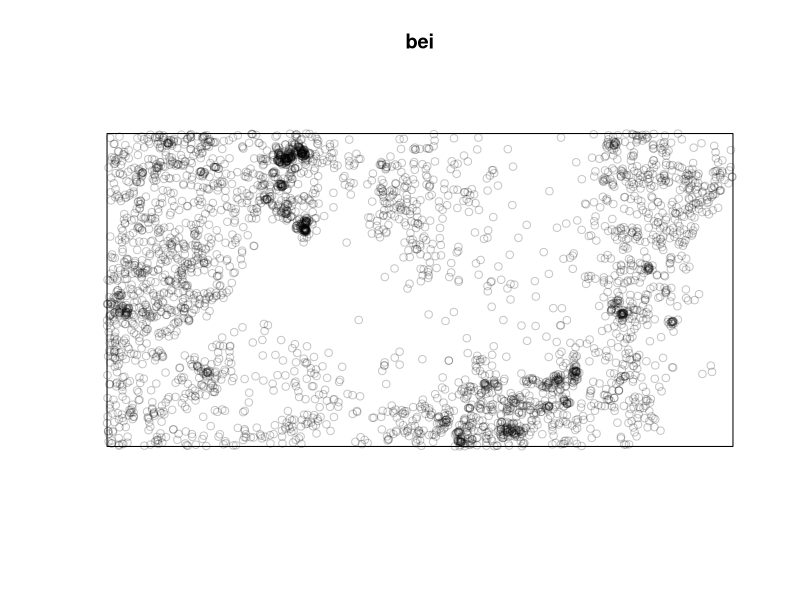
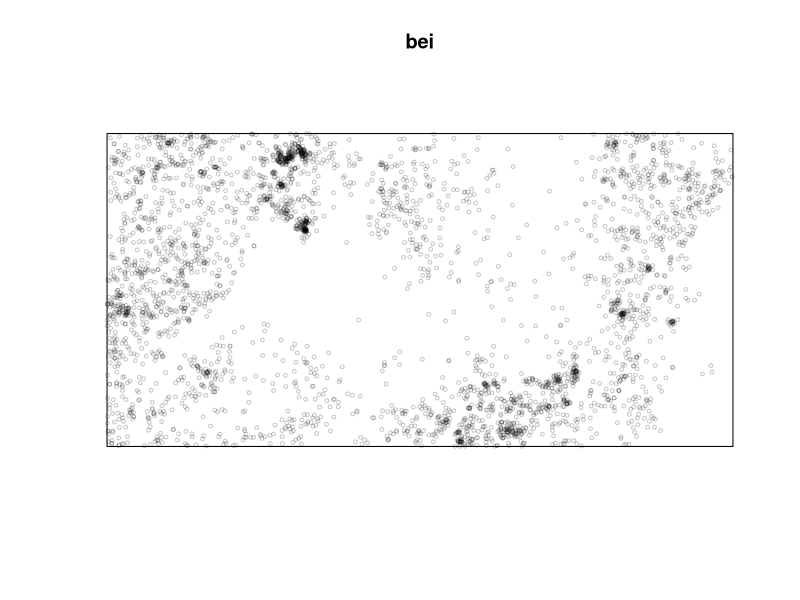
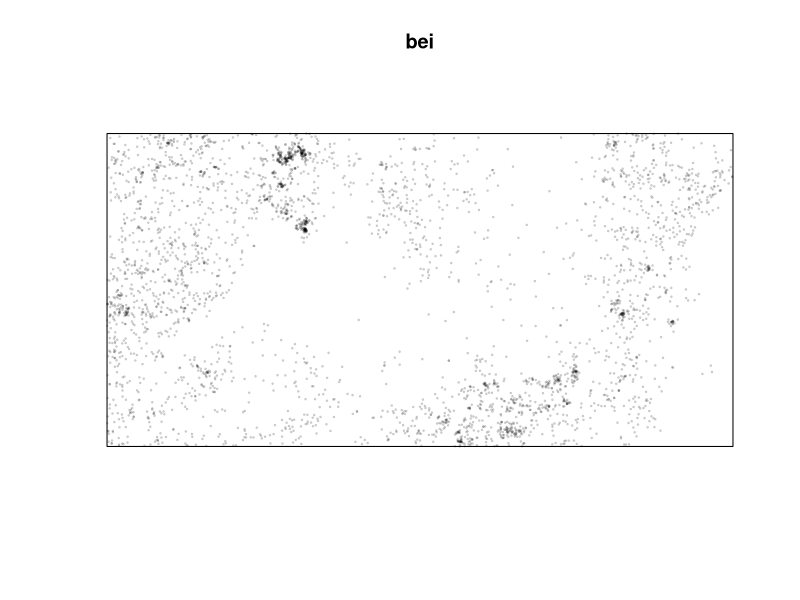
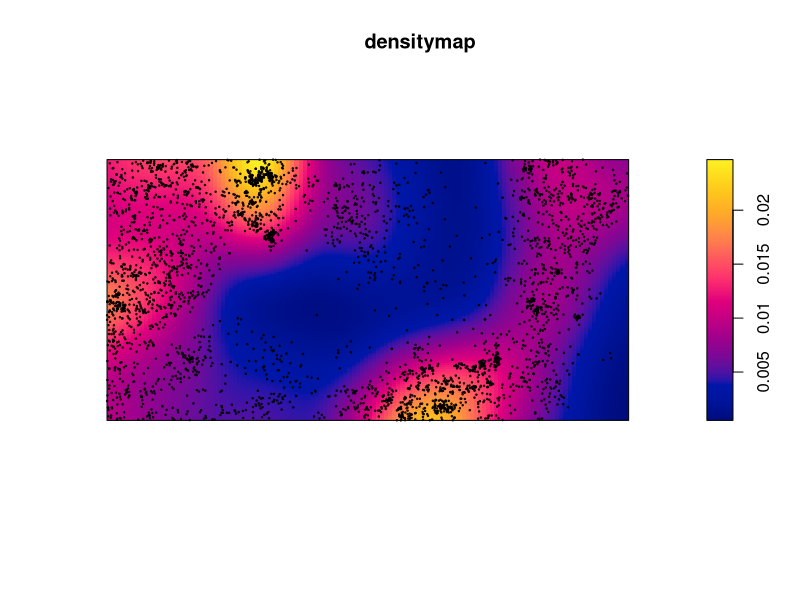
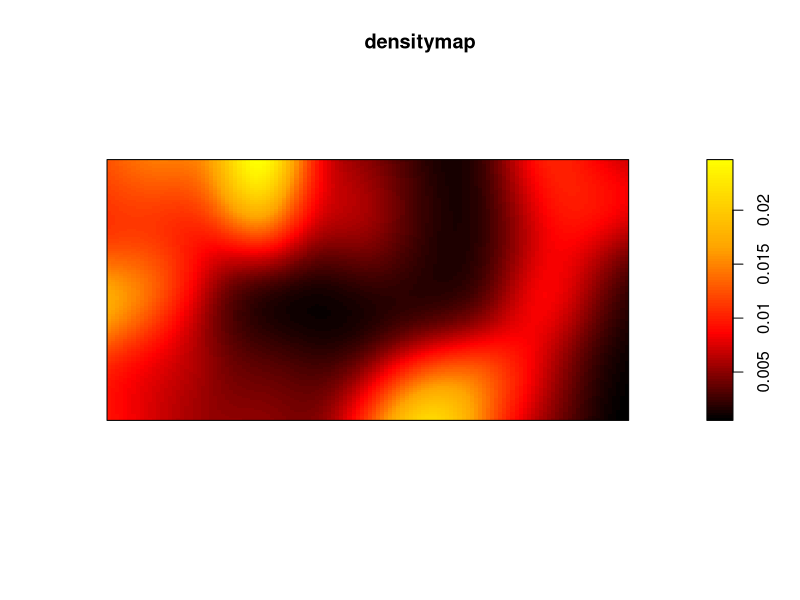
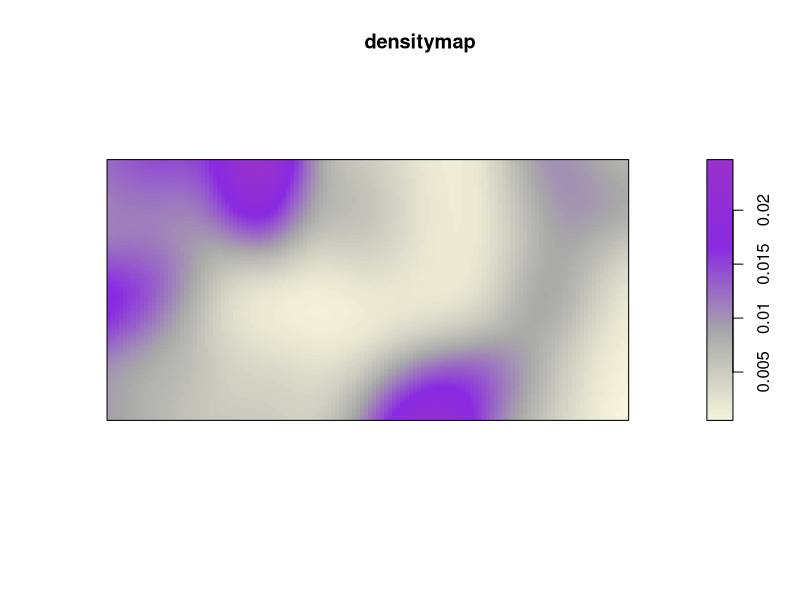
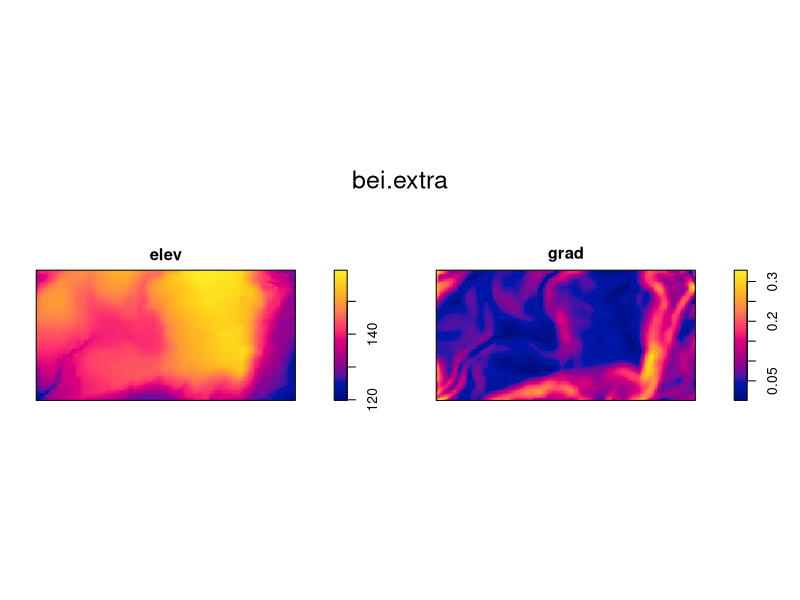
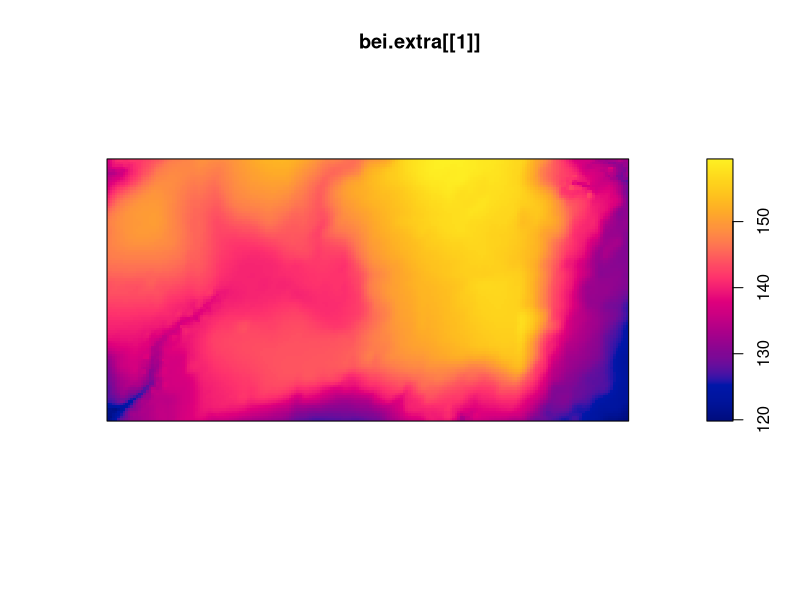

Generate these figures, in order, with R:
library(spatstat)

bei #dataset of tropical trees we are using
plot(bei) #i get the plot
plot(bei, cex=0.5) #to decrease the size of the symbol
plot(bei, cex=0.2)

#we want to get a density map. we can use some functions
#let's pass from the point of bei to density
#passing from points to a continuos surface. this is called interpolation.
#the name of the function is density, in the spatstat package
densitymap<-density(bei)
densitymap
#we switch from points to square
plot(densitymap) #we get the density maps
#we can change the colours
#adding to the previous plot another plot->point function
points(bei, cex=.2)

#we should avoid blue, green and red for daltonics people in our maps
#we can use the function colorRampPalette. we add the colours into an array and the gradient we want
cl<-colorRampPalette(c("black", "red", "orange","yellow"))(100)
plot(densitymap, col=cl)
#yellow is the first color we see in a map
#to see color names in R: https://r-charts.com/colors/ 

cl1<-colorRampPalette(c("beige", "darkgray","blueviolet", "darkorchid"))(100)
plot(densitymap, col=cl1)

#additional info
plot(bei.extra) #elevation and gradient
plot(bei.extra[[1]]) #only elevation, we use double quadratic parenthesis bc we are using an imagine, so two dimensions
elev<-bei.extra[[1]]
bei.extra$elev
plot(elev)

#how to plot multiple things together->multiframe
#multiframe function
par(mfrow=c(1,2))
plot(densitymap)
plot(elev)
#we can state how many columns and row we want). 
#we see the density and the elevation.

par(mfrow=c(1,3))
plot(bei)
plot(densitymap)
plot(elev)
#we understand the highest elevation corrisponds to less tree and lowest density
par(mfrow=c(2,1))
